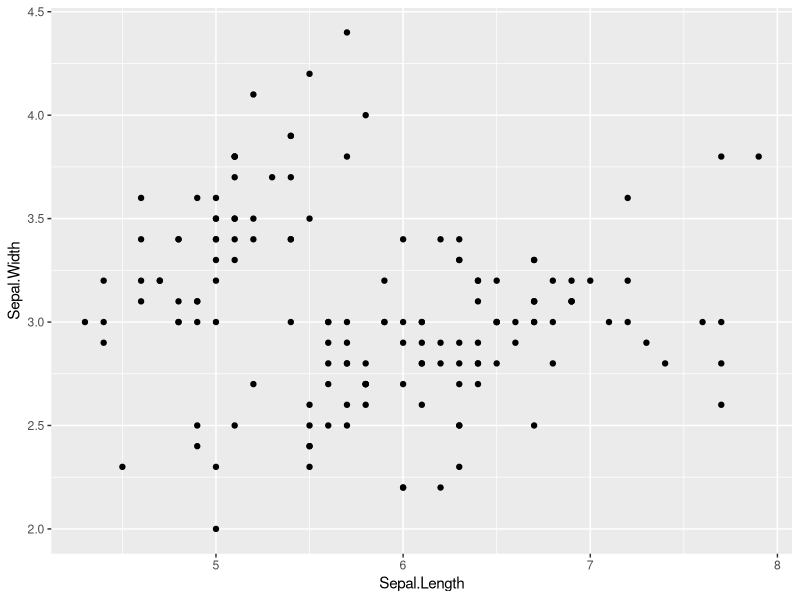
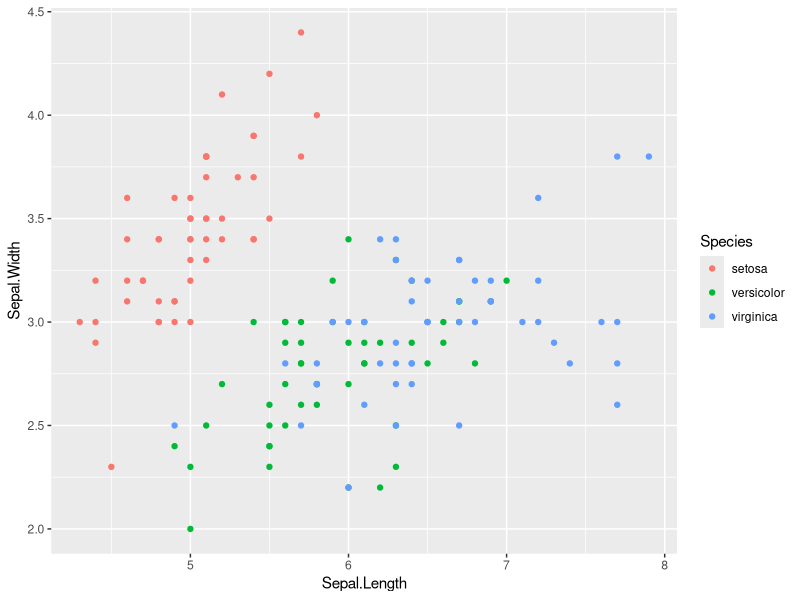
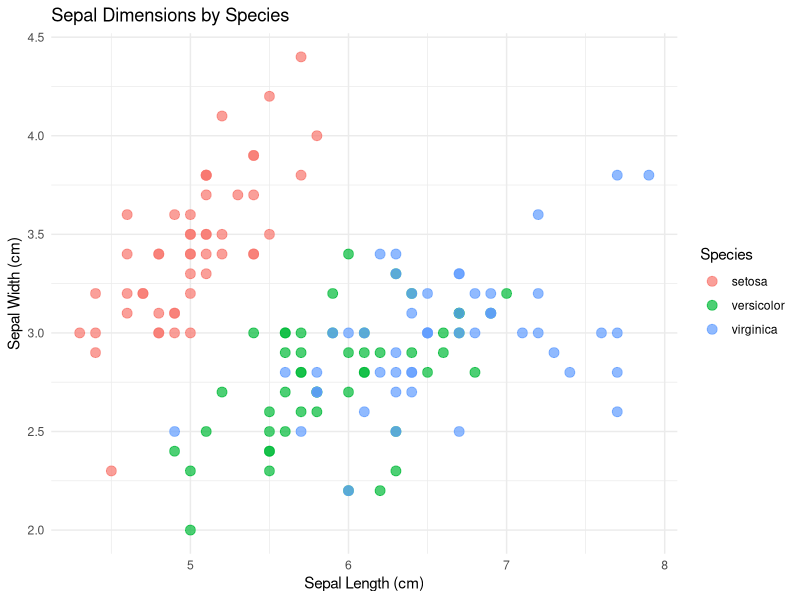
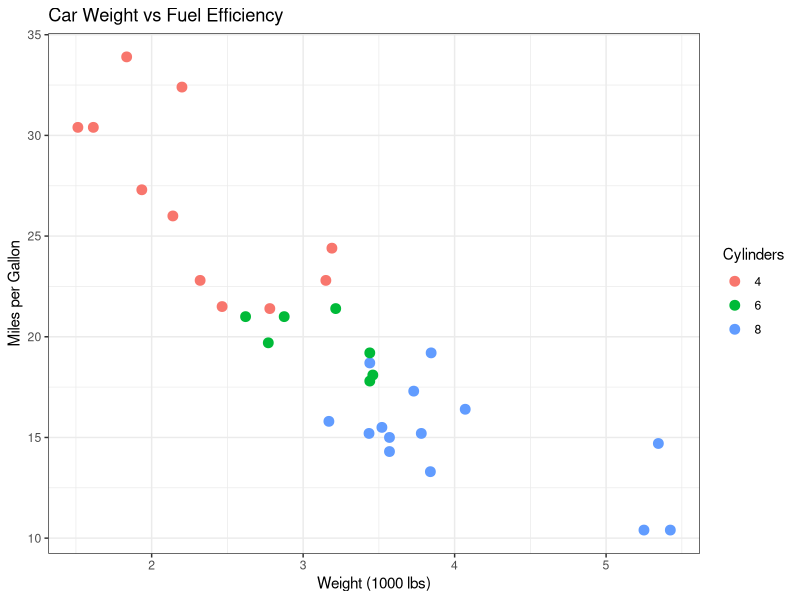
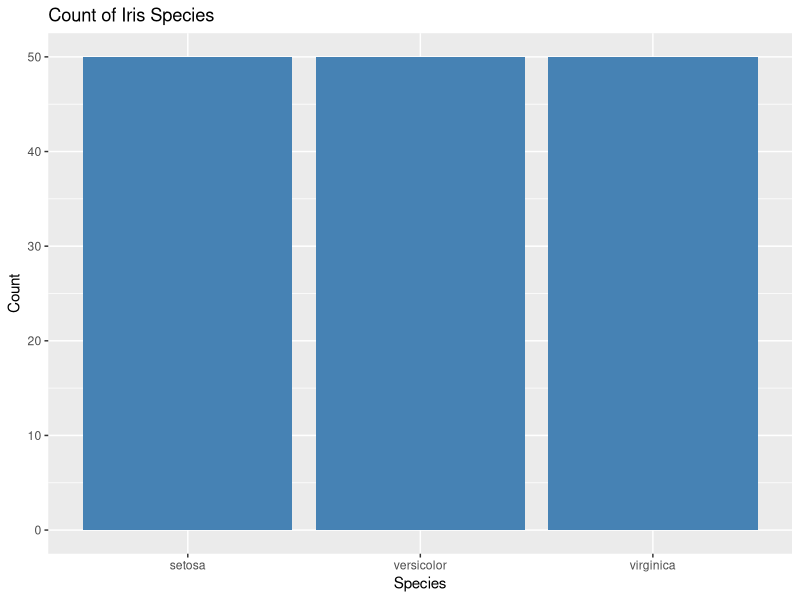
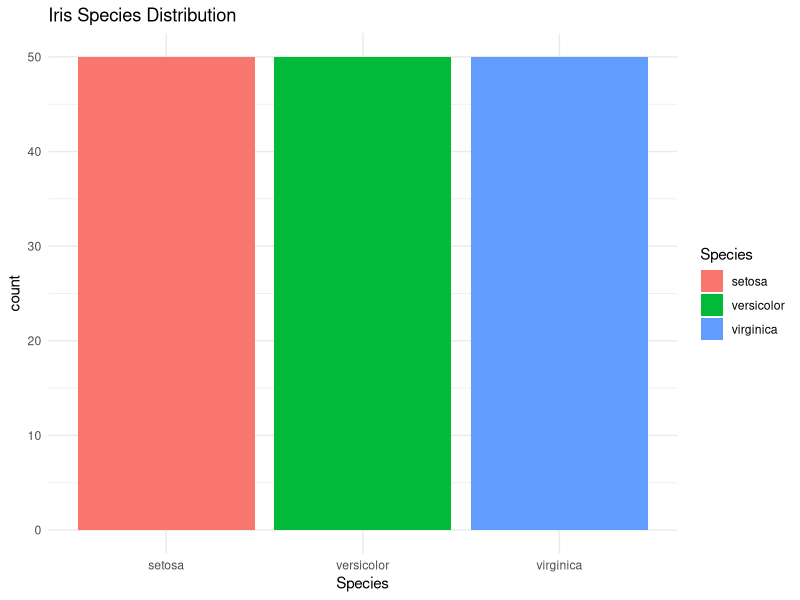
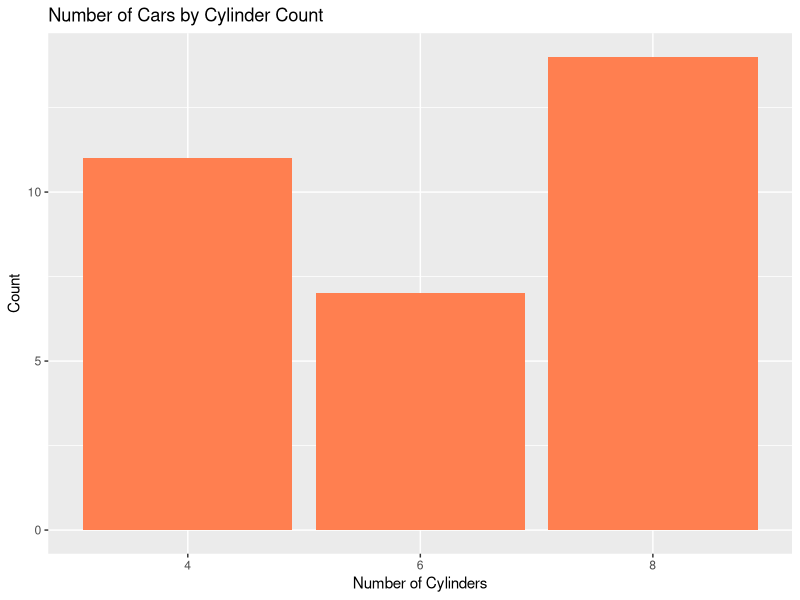
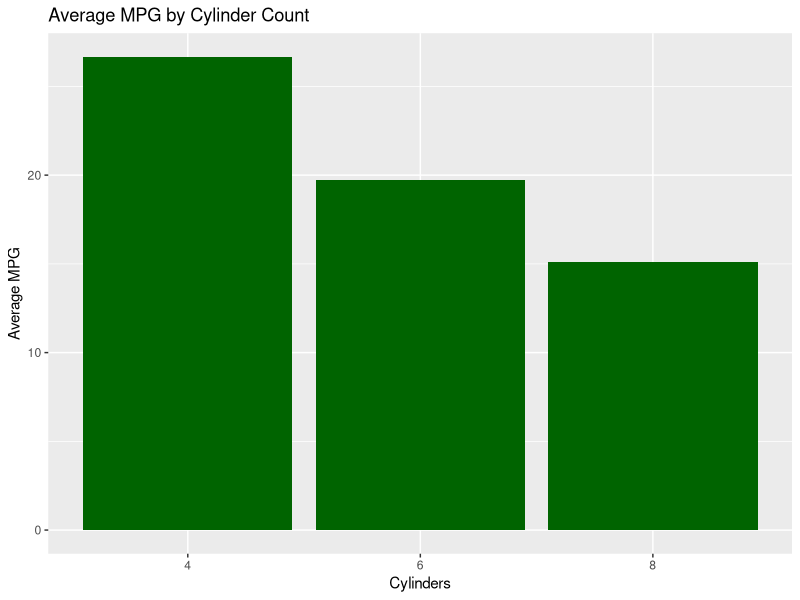

R code for these plots, in order:
## ---- chunk 1
# Load iris dataset (flower measurements)
data(iris)
head(iris)

# Load mtcars dataset (car specifications)
data(mtcars)
head(mtcars)

# See all available datasets
# data()
## ---- chunk 2
# Quick overview
summary(iris)

# Summary for mtcars
summary(mtcars)
## ---- chunk 3
# Mean
mean(iris$Sepal.Length)
mean(mtcars$mpg)

# Median
median(iris$Sepal.Length)
median(mtcars$mpg)

# Mode (R doesn't have built-in mode function)
# We can find it using table
table(iris$Species)
## ---- chunk 4
# Range
range(iris$Sepal.Length)
range(mtcars$mpg)

# Variance
var(iris$Sepal.Length)
var(mtcars$mpg)

# Standard Deviation
sd(iris$Sepal.Length)
sd(mtcars$mpg)

# Interquartile Range
IQR(iris$Sepal.Length)
IQR(mtcars$mpg)
## ---- chunk 5
# Quartiles
quantile(iris$Sepal.Length)

# Specific percentiles
quantile(mtcars$mpg, probs = c(0.25, 0.50, 0.75, 0.90, 0.95))
## ---- chunk 6
library(dplyr)

# Summary by species
iris %>%
  group_by(Species) %>%
  summarize(
    mean_sepal = mean(Sepal.Length),
    sd_sepal = sd(Sepal.Length),
    min_sepal = min(Sepal.Length),
    max_sepal = max(Sepal.Length),
    n = n()
  )

# Summary by number of cylinders
mtcars %>%
  group_by(cyl) %>%
  summarize(
    mean_mpg = mean(mpg),
    sd_mpg = sd(mpg),
    mean_hp = mean(hp),
    count = n()
  )
## ---- chunk 7
# Correlation between two variables
cor(iris$Sepal.Length, iris$Sepal.Width)
cor(mtcars$mpg, mtcars$wt)

# Correlation matrix (numeric columns only)
cor(iris[, 1:4])
cor(mtcars[, c("mpg", "hp", "wt", "qsec")])

# Round for better readability
round(cor(iris[, 1:4]), 2)
## ---- chunk 8
library(ggplot2)
## ---- chunk 9
# Basic scatter plot
ggplot(iris, aes(x = Sepal.Length, y = Sepal.Width)) +
  geom_point()

# Add color by species
ggplot(iris, aes(x = Sepal.Length, y = Sepal.Width, color = Species)) +
  geom_point()

# Add labels and title
ggplot(iris, aes(x = Sepal.Length, y = Sepal.Width, color = Species)) +
  geom_point(size = 3, alpha = 0.7) +
  labs(
    title = "Sepal Dimensions by Species",
    x = "Sepal Length (cm)",
    y = "Sepal Width (cm)"
  ) +
  theme_minimal()

# Scatter plot with mtcars
ggplot(mtcars, aes(x = wt, y = mpg)) +
  geom_point(aes(color = factor(cyl)), size = 3) +
  labs(
    title = "Car Weight vs Fuel Efficiency",
    x = "Weight (1000 lbs)",
    y = "Miles per Gallon",
    color = "Cylinders"
  ) +
  theme_bw()
## ---- chunk 10
# Count of each species
ggplot(iris, aes(x = Species)) +
  geom_bar(fill = "steelblue") +
  labs(
    title = "Count of Iris Species",
    x = "Species",
    y = "Count"
  )

# Bar plot with custom colors
ggplot(iris, aes(x = Species, fill = Species)) +
  geom_bar() +
  labs(title = "Iris Species Distribution") +
  theme_minimal()

# Bar plot for mtcars (count by cylinders)
ggplot(mtcars, aes(x = factor(cyl))) +
  geom_bar(fill = "coral") +
  labs(
    title = "Number of Cars by Cylinder Count",
    x = "Number of Cylinders",
    y = "Count"
  )

# Bar plot with aggregated data
mtcars %>%
  group_by(cyl) %>%
  summarize(avg_mpg = mean(mpg)) %>%
  ggplot(aes(x = factor(cyl), y = avg_mpg)) +
  geom_col(fill = "darkgreen") +
  labs(
    title = "Average MPG by Cylinder Count",
    x = "Cylinders",
    y = "Average MPG"
  )
## ---- chunk 11
# Basic histogram
ggplot(iris, aes(x = Sepal.Length)) +
  geom_histogram(bins = 20, fill = "purple", color = "black") +
  labs(
    title = "Distribution of Sepal Length",
    x = "Sepal Length (cm)",
    y = "Frequency"
  )

# Histogram by species
ggplot(iris, aes(x = Sepal.Length, fill = Species)) +
  geom_histogram(bins = 20, alpha = 0.6, position = "identity") +
  labs(title = "Sepal Length Distribution by Species")

# Histogram for mtcars
ggplot(mtcars, aes(x = mpg)) +
  geom_histogram(bins = 15, fill = "skyblue", color = "black") +
  labs(
    title = "Distribution of Fuel Efficiency",
    x = "Miles per Gallon",
    y = "Frequency"
  ) +
  theme_classic()

# Density plot (smooth histogram)
ggplot(iris, aes(x = Petal.Length, fill = Species)) +
  geom_density(alpha = 0.5) +
  labs(title = "Petal Length Density by Species")
## ---- chunk 12
# Basic boxplot
ggplot(iris, aes(x = Species, y = Sepal.Length)) +
  geom_boxplot() +
  labs(
    title = "Sepal Length by Species",
    x = "Species",
    y = "Sepal Length (cm)"
  )

# Boxplot with color
ggplot(iris, aes(x = Species, y = Sepal.Length, fill = Species)) +
  geom_boxplot() +
  labs(title = "Sepal Length Distribution by Species") +
  theme_minimal()

# Boxplot for mtcars
ggplot(mtcars, aes(x = factor(cyl), y = mpg)) +
  geom_boxplot(fill = "lightblue") +
  labs(
    title = "MPG Distribution by Cylinder Count",
    x = "Number of Cylinders",
    y = "Miles per Gallon"
  )

# Boxplot with points overlay
ggplot(iris, aes(x = Species, y = Petal.Width, fill = Species)) +
  geom_boxplot(alpha = 0.7) +
  geom_jitter(width = 0.2, alpha = 0.3) +
  labs(title = "Petal Width by Species with Data Points")
## ---- chunk 13
# Create sample time series data
time_data <- data.frame(
  day = 1:30,
  temperature = rnorm(30, mean = 20, sd = 5)
)

ggplot(time_data, aes(x = day, y = temperature)) +
  geom_line(color = "red", size = 1) +
  geom_point() +
  labs(
    title = "Temperature Over 30 Days",
    x = "Day",
    y = "Temperature (°C)"
  )
## ---- chunk 14
# Facet by species
ggplot(iris, aes(x = Sepal.Length, y = Sepal.Width)) +
  geom_point(aes(color = Species)) +
  facet_wrap(~ Species) +
  labs(title = "Sepal Dimensions by Species (Faceted)")

# Facet for mtcars
ggplot(mtcars, aes(x = wt, y = mpg)) +
  geom_point() +
  facet_wrap(~ cyl) +
  labs(title = "Weight vs MPG by Cylinder Count")
## ---- chunk 15
# Different themes
p <- ggplot(iris, aes(x = Species, y = Sepal.Length, fill = Species)) +
  geom_boxplot()

# Default
p + labs(title = "Default Theme")

# Minimal
p + theme_minimal() + labs(title = "Minimal Theme")

# Classic
p + theme_classic() + labs(title = "Classic Theme")

# Black and white
p + theme_bw() + labs(title = "Black & White Theme")
## ---- chunk 16
# Solution
mean(mtcars$hp)
median(mtcars$hp)
sd(mtcars$hp)

# Summary
summary(mtcars$hp)
## ---- chunk 17
# Solution
iris %>%
  group_by(Species) %>%
  summarize(avg_petal_length = mean(Petal.Length))
## ---- chunk 18
# Solution
ggplot(mtcars, aes(x = hp, y = qsec)) +
  geom_point(aes(color = factor(cyl)), size = 3) +
  labs(
    title = "Horsepower vs Quarter Mile Time",
    x = "Horsepower",
    y = "Quarter Mile Time (seconds)",
    color = "Cylinders"
  ) +
  theme_minimal()
## ---- chunk 19
# Solution
ggplot(iris, aes(x = Petal.Width)) +
  geom_histogram(bins = 15, fill = "orange", color = "black") +
  labs(
    title = "Distribution of Petal Width",
    x = "Petal Width (cm)",
    y = "Frequency"
  )
## ---- chunk 20
# Solution
ggplot(mtcars, aes(x = factor(gear), y = mpg, fill = factor(gear))) +
  geom_boxplot() +
  labs(
    title = "MPG by Gear Count",
    x = "Number of Gears",
    y = "Miles per Gallon",
    fill = "Gears"
  ) +
  theme_bw()
## ---- chunk 21
# 1. Correlation
cor(mtcars$wt, mtcars$mpg)

# 2 & 3. Scatter plot with trend line
ggplot(mtcars, aes(x = wt, y = mpg)) +
  geom_point(aes(color = factor(cyl)), size = 3) +
  geom_smooth(method = "lm", se = TRUE, color = "red") +
  labs(
    title = "Weight vs Fuel Efficiency with Trend Line",
    x = "Weight (1000 lbs)",
    y = "Miles per Gallon",
    color = "Cylinders"
  ) +
  theme_minimal()
